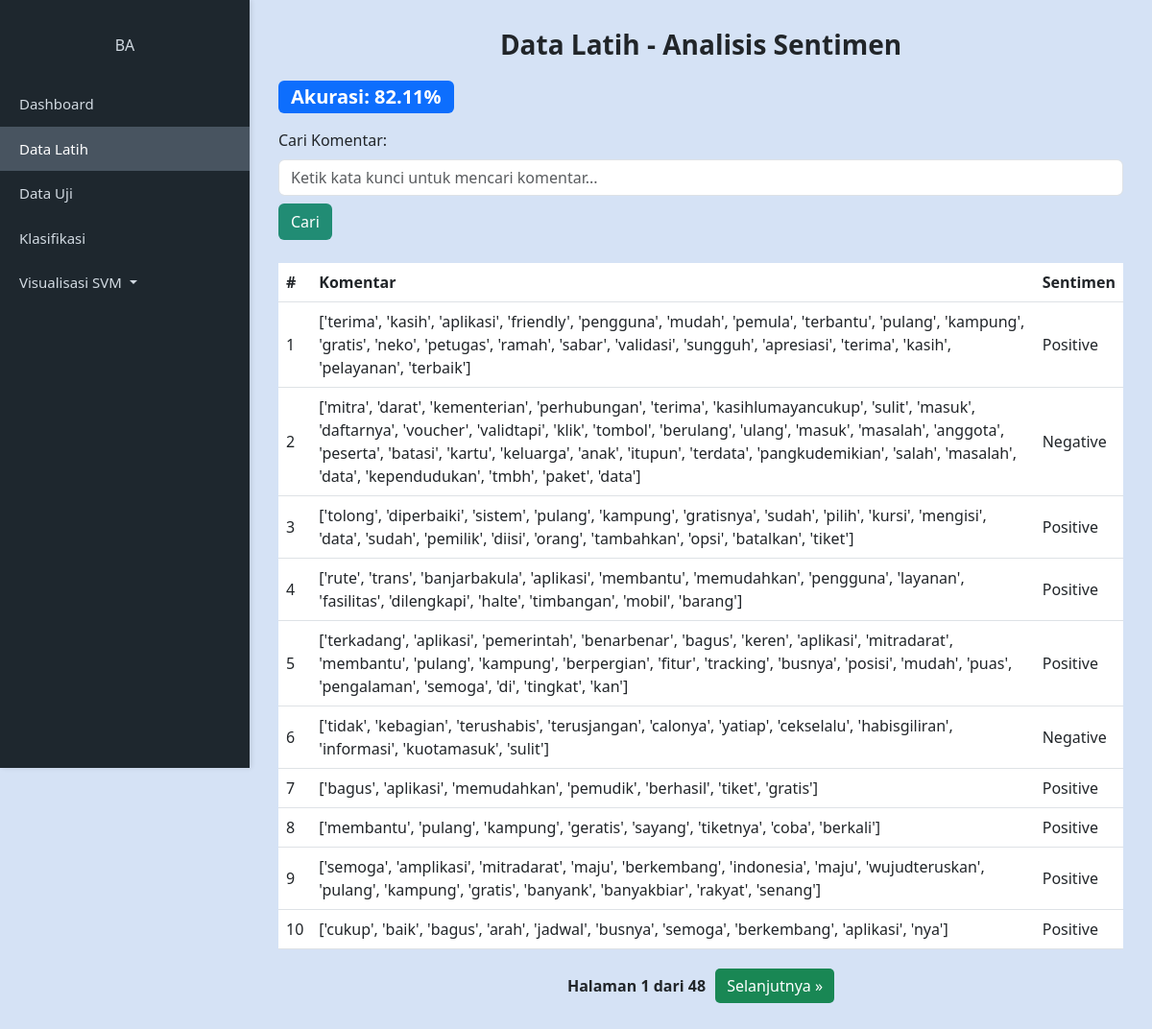
The page / on the database its author committed.
### tables this page shows
CREATE TABLE "komentar" (
"komentar" TEXT,
  "sentimen" TEXT
);

### main.py (the view)
@app.route('/', methods=['GET'])
def index():
    search_query = request.args.get('search', default="", type=str)
    page = request.args.get('page', default=1, type=int)
    per_page = 10
    offset = (page - 1) * per_page
    conn = sqlite3.connect('DatabaseKAI.db')
    conn.row_factory = sqlite3.Row
    cursor = conn.cursor()
    cursor.execute("SELECT COUNT(*) FROM komentar WHERE komentar LIKE ?", ('%' + search_query + '%',))
    total_rows = cursor.fetchone()[0]
    total_pages = math.ceil(total_rows / per_page)
    cursor.execute("SELECT * FROM komentar WHERE komentar LIKE ? LIMIT ? OFFSET ?", ('%' + search_query + '%', per_page, offset))
    rows = cursor.fetchall()
    highlighted_rows = []
    for row in rows:
        komentar = row["komentar"]
        if search_query:
            pattern = re.compile(re.escape(search_query), re.IGNORECASE)
            komentar = pattern.sub(lambda m: f"<mark>{m.group(0)}</mark>", komentar)
        highlighted_rows.append({
            "komentar": Markup(komentar),
            "sentimen": row["sentimen"]
        })
    with open('./static/akurasi.txt', 'r') as f:
        akurasi_nilai = float(f.read())
    cursor.execute("SELECT COUNT(*) FROM komentar WHERE sentimen='Positif'")
    positif_count = cursor.fetchone()[0]
    cursor.execute("SELECT COUNT(*) FROM komentar WHERE sentimen='Negatif'")
    negatif_count = cursor.fetchone()[0]
    total_count = positif_count + negatif_count
    positif_percent = (positif_count / total_count) * 100 if total_count > 0 else 0
    negatif_percent = (negatif_count / total_count) * 100 if total_count > 0 else 0
    conn.close()
    return render_template('index.html',
                           tabel=highlighted_rows,
                           current_page=page,
                           total_pages=total_pages,
                           search_query=search_query,
                           akurasi=round(akurasi_nilai, 2),
                           positif_percent=round(positif_percent, 2),
                           negatif_percent=round(negatif_percent, 2)
                           )

### templates/index.html (shortened to what this page needs)
    <!DOCTYPE html>
    <html lang="id">
    <head>
        <link href="https://cdn.jsdelivr.net/npm/bootstrap@5.3.0/dist/css/bootstrap.min.css" rel="stylesheet">
        <link rel="stylesheet" type="text/css" href="{{ url_for('static', filename='styles.css') }}">
    </head>
    <body>
        <div class="sidebar">
            <div class="profile">
                <h6 class="mt-2">BA</h6>
            </div>
            <a href="#" class="nav-link">Dashboard</a>
            <a href="#" class="nav-link active">Data Latih</a>
            <a href="#" class="nav-link">Data Uji</a>
            <a href="#" class="nav-link">Klasifikasi</a>
            <a class="nav-link dropdown-toggle" href="#" id="visualisasiDropdown" role="button" data-bs-toggle="dropdown" aria-expanded="false">
                Visualisasi SVM
            </a>
        </div>
        <div class="main-content">
            <h3 class="header-title">Data Latih - Analisis Sentimen</h3>
            <div class="d-flex justify-content-between align-items-center mb-3">
                <div class="badge bg-primary fs-5">Akurasi: {{ akurasi }}%</div>
            </div>
            <div class="mb-4">
                <label for="searchInput" class="form-label">Cari Komentar:</label>
                <form action="{{ url_for('index') }}" method="get">
                    <input type="text" id="searchInput" class="form-control" name="search" value="{{ search_query }}"
                        placeholder="Ketik kata kunci untuk mencari komentar..." />
                    <button class="btn btn-custom mt-2" type="submit">Cari</button>
                </form>
            </div>
            <table class="table">
                <thead>
                    <tr>
                        <th>#</th>
                        <th>Komentar</th>
                        <th>Sentimen</th>
                    </tr>
                </thead>
                <tbody>
                    {% for row in tabel %}
                    <tr>
                        <td>{{ loop.index + ((current_page - 1) * 10) }}</td>
                        <td>{{ row.komentar | safe }}</td>
                        <td>{{ row['sentimen'] }}</td>
                    </tr>
                    {% endfor %}
                </tbody>
            </table>
            <div class="pagination" style="margin-top: 20px;">
                <span>Halaman {{ current_page }} dari {{ total_pages }}</span>
                {% if current_page < total_pages %} <a href="{{ url_for('index', page=current_page+1) }}">Selanjutnya
                    &raquo;</a>
                    {% endif %}
            </div>
        </div>
    </body>
    </html>

### static/styles.css (style rules this page uses)
body { margin: 0; font-family: 'Segoe UI', Tahoma, Geneva, Verdana, sans-serif; background-color: #d5e2f5; display: flex; }
.sidebar { width: 260px; background-color: #1e272e; color: #d2dae2; height: 100vh; position: fixed; box-shadow: 2px 0 5px rgba(0, 0, 0, 0.1); }
.sidebar .profile { text-align: center; padding: 30px 10px 20px; }
.sidebar .nav-link { color: #d2dae2; padding: 12px 20px; font-size: 15px; }
.sidebar .nav-link:hover, .sidebar .nav-link.active { background-color: #485460; color: #fff; }
.main-content { margin-left: 260px; padding: 30px; width: 100%; }
.header-title { font-weight: 600; margin-bottom: 20px; text-align: center; }
.btn-custom { background-color: #218c74; color: white; }
.table thead { background-color: #218c74; color: white; }
.table tbody tr td { vertical-align: middle; }
.pagination { display: flex; justify-content: center; align-items: center; gap: 10px; }
.pagination a { padding: 6px 12px; background-color: #198754; color: white; border-radius: 5px; text-decoration: none; }
.pagination span { font-weight: bold; }

### rows shown on the page
komentar: komentar "['terima', 'kasih', 'aplikasi', 'friendly', 'pengguna', 'mudah', 'pemula', 'terbantu', 'pulang', 'kampung', 'gratis', 'neko', 'petugas', 'ramah', 'sabar', 'validasi', 'sungguh', 'apresiasi', 'terima', 'kasih', 'pelayanan', 'terbaik']", sentimen "Positive"
komentar: komentar "['mitra', 'darat', 'kementerian', 'perhubungan', 'terima', 'kasihlumayancukup', 'sulit', 'masuk', 'daftarnya', 'voucher', 'validtapi', 'klik', 'tombol', 'berulang', 'ulang', 'masuk', 'masalah', 'anggota', 'peserta', 'batasi', 'kartu', 'keluarga', 'anak', 'itupun', 'terdata', 'pangkudemikian', 'salah', 'masalah', 'data', 'kependudukan', 'tmbh', 'paket', 'data']", sentimen "Negative"
komentar: komentar "['tolong', 'diperbaiki', 'sistem', 'pulang', 'kampung', 'gratisnya', 'sudah', 'pilih', 'kursi', 'mengisi', 'data', 'sudah', 'pemilik', 'diisi', 'orang', 'tambahkan', 'opsi', 'batalkan', 'tiket']", sentimen "Positive"
komentar: komentar "['rute', 'trans', 'banjarbakula', 'aplikasi', 'membantu', 'memudahkan', 'pengguna', 'layanan', 'fasilitas', 'dilengkapi', 'halte', 'timbangan', 'mobil', 'barang']", sentimen "Positive"
komentar: komentar "['terkadang', 'aplikasi', 'pemerintah', 'benarbenar', 'bagus', 'keren', 'aplikasi', 'mitradarat', 'membantu', 'pulang', 'kampung', 'berpergian', 'fitur', 'tracking', 'busnya', 'posisi', 'mudah', 'puas', 'pengalaman', 'semoga', 'di', 'tingkat', 'kan']", sentimen "Positive"
komentar: komentar "['tidak', 'kebagian', 'terushabis', 'terusjangan', 'calonya', 'yatiap', 'cekselalu', 'habisgiliran', 'informasi', 'kuotamasuk', 'sulit']", sentimen "Negative"
komentar: komentar "['bagus', 'aplikasi', 'memudahkan', 'pemudik', 'berhasil', 'tiket', 'gratis']", sentimen "Positive"
komentar: komentar "['membantu', 'pulang', 'kampung', 'geratis', 'sayang', 'tiketnya', 'coba', 'berkali']", sentimen "Positive"
komentar: komentar "['semoga', 'amplikasi', 'mitradarat', 'maju', 'berkembang', 'indonesia', 'maju', 'wujudteruskan', 'pulang', 'kampung', 'gratis', 'banyank', 'banyakbiar', 'rakyat', 'senang']", sentimen "Positive"
komentar: komentar "['cukup', 'baik', 'bagus', 'arah', 'jadwal', 'busnya', 'semoga', 'berkembang', 'aplikasi', 'nya']", sentimen "Positive"

### other values the page prints
{{ akurasi }} "82.11"
{{ current_page }} "1"
{{ total_pages }} "48"
